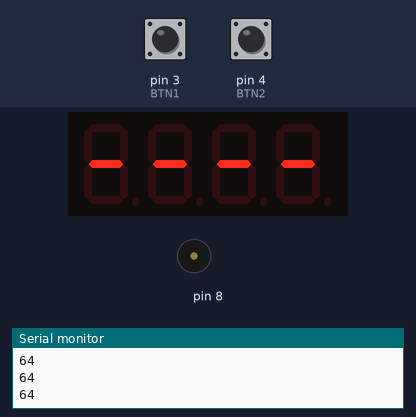
The sketch below on a simulated Arduino Uno, built with avr-gcc and run on an emulated ATmega328P. Parts: 4-digit seven-segment display, buzzer (waves = sounding), the last lines printed to the serial monitor. The inputs (shaded band) are chosen by the test bench; at power-on: pin 4 (BTN2) HIGH, pin 3 (BTN1) HIGH.

Above: at 3.0 s.
3.1 s: pin 4 (BTN2) pulled LOW for 0.15 s
At 3.6 s:
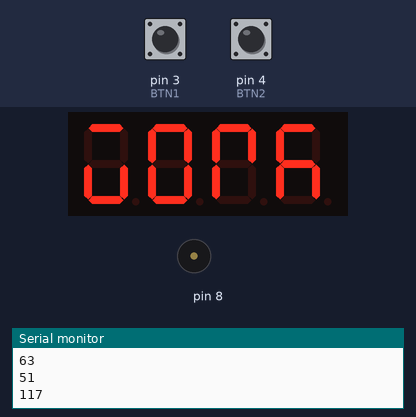
4.7 s: pin 4 (BTN2) pulled LOW for 0.15 s
At 6.0 s:
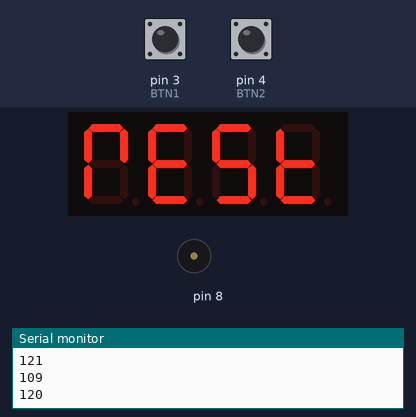
6.3 s: pin 4 (BTN2) pulled LOW for 0.15 s
At 7.3 s:
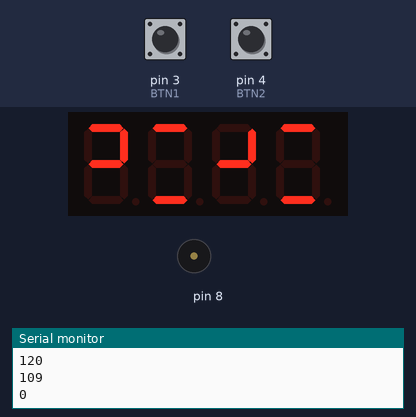
9.4 s: pin 4 (BTN2) pulled LOW for 0.15 s
At 10.9 s:
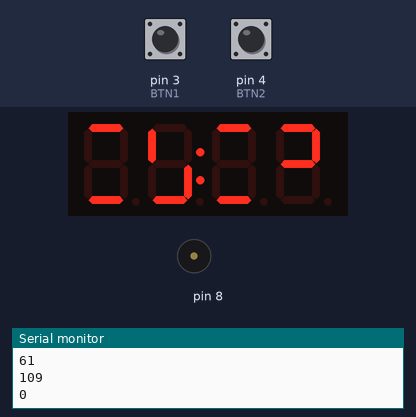
12.5 s: pin 3 (BTN1) pulled LOW for 0.15 s
At 13.5 s:
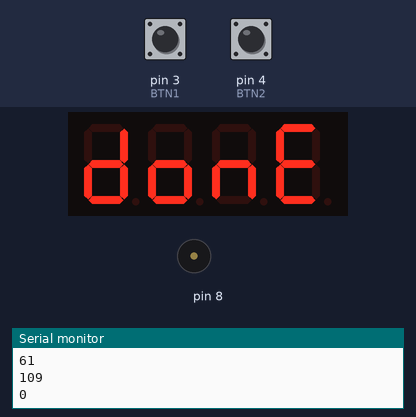
Timing chart, 0 to 15.3 s (numbered marks = the images above; inputs shaded):
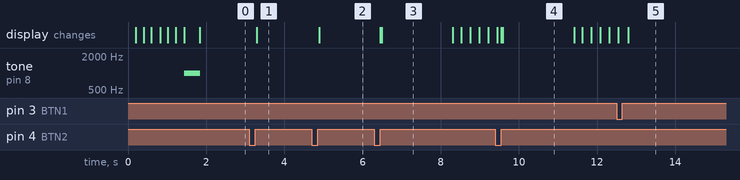

The sketch:

tiny-timer.ino
```cpp
#include "Display.h"
#include "Button.h"
#include "Buzzer.h"

// Display connection pins (Digital Pins)
#define CLK 5
#define DIO 6
// Buttons connection pins (Digital Pins)
// * buttons have to be connected to the GND.
#define BTN1 3
#define BTN2 4
// Passive buzzer (piezo speaker) connection pin (Digital Pin)
// * (optional) buzzer should be connected through a resistor (~100 Ohm).
#define BUZ 8
//
#define PERIOD1 2
#define PERIOD2 1

const uint8_t SEG_DONE[] = {
  SEG_B | SEG_C | SEG_D | SEG_E | SEG_G,          // d
  SEG_C | SEG_D | SEG_E | SEG_G,                  // O
  SEG_C | SEG_E | SEG_G,                          // n
  SEG_A | SEG_D | SEG_E | SEG_F | SEG_G           // E
};
const uint8_t SEG_DASH[] = {
  SEG_G,                                          // -
  SEG_G,                                          // -
  SEG_G,                                          // -
  SEG_G,                                          // -
};
const uint8_t SEG_READY[] = {
  SEG_A | SEG_B | SEG_E | SEG_F,                  // r
  SEG_A | SEG_D | SEG_E | SEG_F | SEG_G,          // E
  SEG_A | SEG_B | SEG_C | SEG_E | SEG_F | SEG_G,  // A
  SEG_B | SEG_C | SEG_D | SEG_E | SEG_G,          // d
  SEG_B | SEG_C | SEG_D | SEG_F | SEG_G,          // y
};

enum Mode {
  MENU,
  MENU_SETTINGS,
  TIMER,
  TIMER_SETTINGS,
  STATISTICS
};

enum MenuOptions {
  MAIN,
  WORK,
  REST,
  STATS,
  SETTINGS
};
const String menuOptions[] = {"----", "WORK", "REST", "STATS ", "SETTINGS "};
int menuOptionsAmount = 5;

Display display(CLK, DIO);
Button btn1(BTN1);
Button btn2(BTN2);
Buzzer buzzer(BUZ);

uint32_t tmr;
enum Mode mode = MENU;
enum MenuOptions menu = MAIN;
int timerMinutes = 0;

uint8_t data[] = { 0xff, 0xff, 0xff, 0xff };
uint8_t blank[] = { 0x00, 0x80, 0x00, 0x00 };

bool buzzing = false;

void timer(int32_t time) {
  bool isDots = time / 500 % 2 == 0; // or (time % 1000) < 500;
  time /= 1000;

  if (time > 60 * PERIOD1) {
    display.showTime(time, true);
  }
  else if (time <= 60 * PERIOD1 && time > 60 * PERIOD2) {
    if (isDots) display.showTime(time);
    else display.showTime(time, true);
  }
  else if (time <= 60 * PERIOD2 && time > 0) {
    if (time == 60 * PERIOD2) {
      if (!buzzing){
        buzzing = true;
        buzzer.buzzRepeated(3, 100, 150);
      }
    } else buzzing = false;
    if (isDots) display.clear();
    else display.showTime(time);
  }
  else {
    if (!buzzing){
      buzzing = true;
      buzzer.buzz(1200, 2150);
    }
    display.setSegments(SEG_DONE);
  }
}

void setup() {
  Serial.begin(9600);
  display.setBrightness(0);
  display.clear();

  // Print ready message
  display.startRunningLine(SEG_READY, 5, 200, 3, 1);
  while (true) {
    display.tick();
    if (!display.isRunning()) break;
  }
  display.clear();
  buzzer.buzz(400); // buzz once
  delay(350);

  display.showText(menuOptions[menu]);
}

void loop() {
  // Update display, buttons and buzzer
  display.tick();
  btn1.tick();
  btn2.tick();
  buzzer.tick();

  if ( mode == MENU ) {
    if (btn2.click()) {
      menu = (menu + 1 < menuOptionsAmount) ? menu + 1 : 0;
      display.showText(menuOptions[menu]);
    }
    if (btn2.hold()) menu = 0;

    switch (menu) {
      case MAIN:
        break;

      case WORK:
        if (btn1.singleClick()) {
          mode = TIMER_SETTINGS;
          timerMinutes = 0;
        }
        break;

      case REST:
        if (btn1.singleClick()) {
          mode = TIMER_SETTINGS;
          timerMinutes = 0;
        }
        break;

      case STATS:
        if (btn1.singleClick()) mode = STATISTICS;
        break;

      case SETTINGS:
        if (btn1.singleClick()) mode = MENU_SETTINGS;
        break;

      default:
        break;
    }

    if (btn1.singleClick()) menu = 0;
  }
  else if ( mode == MENU_SETTINGS ) {
    display.setSegments(SEG_DONE);
    if (btn2.singleClick()) mode = MENU;
  }
  else if ( mode == TIMER_SETTINGS ) {
    if (btn1.hold()) timerMinutes = 0;
    if (btn1.click()) ++timerMinutes;
    if (btn2.click()) {
      if (timerMinutes < 30) timerMinutes += 5;
      else timerMinutes += 10;
    }
    display.showNumberDec(timerMinutes);
    if (btn2.hold()) {
      mode = TIMER;
      tmr = millis() + 1000 + timerMinutes * 60000;
    }
  }
  else if ( mode == TIMER ) {
    timer(tmr - millis());
    if (btn2.singleClick()) mode = MENU;
  }
}
```

Button.cpp
```cpp
#include "Button.h"

Button::Button(uint8_t pin) {
  _pin = pin;
  pinMode(pin, INPUT_PULLUP);
  _tmr = millis();
}

void Button::tick() {
  bool reading = !digitalRead(_pin);
  _pressFlag = false;
  _releaseFlag = false;
  _clickFlag = false;
  _clicksFlag = false;
  _holdFlag = false;

  uint32_t now = millis();

  if (_state != reading && now - _tmr >= BTN_DEB) {
    _state = reading;
    _tmr = now;
    if (_state) {
      _pressFlag = true;
      _clicking = true;
      if (now - _clicksTmr <= BTN_CLICKS) {
        _clicksCount += 1;
      } else {
        _clicksCount = 1;
      }
      _clicksTmr = now;
    } else {
      _releaseFlag = true;
      if (!_holding) _clickFlag = true;
    }
    _holding = false;
  }

  if (!_state && _clicking && now - _clicksTmr > BTN_CLICKS) {
    _clicking = false;
    _clicksFlag = true;
  }

  if (_state && !_holding && now - _tmr >= BTN_HOLD) {
    _clicking = false;
    _holding = true;
    _holdFlag = true;
  }
}

bool Button::state() { return _state; }
bool Button::press() { return _pressFlag; }
bool Button::release() { return _releaseFlag; }
bool Button::click() { return _clickFlag; }
bool Button::clicks() { return _clicksFlag; }
int Button::clicksCount() { return _clicksCount; }
bool Button::singleClick() { return _clicksFlag && _clicksCount == 1; }
bool Button::doubleClick() { return _clicksFlag && _clicksCount == 2; }
bool Button::tripleClick() { return _clicksFlag && _clicksCount == 3; }
bool Button::hold() { return _holdFlag; }
```

Button.h
```cpp
#pragma once

#include <Arduino.h>

#define BTN_DEB 50      // debounce time in ms
#define BTN_CLICKS 300  // max time between clicks in ms
#define BTN_HOLD 500    // hold detection time in ms

//! Class to manage a button.
class Button {
  public:
    /**
     * Construct a new Button object
     *
     * @param pin Output pin connected to the button
     */
    Button(uint8_t pin);

    //! Must be called frequently in loop() to update button timing logic
    void tick();

    //! Simply, is the button currently pressed or not
    bool state();

    //! Return true every time at the moment when the button is pressed
    bool press();

    //! Return true every time at the moment when the button is released
    bool release();

    //! Return true every time at the moment when the button is clicked
    bool click();

    //! Return true once when BTN_CLICKS ms have passed since the last click
    bool clicks();

    //! Return number of clicks in a row
    int clicksCount();

    //! Return true once at the moment when the button is released and it was just a single click
    bool singleClick();

    //! Return true once at the moment when the button is released and it was a double click
    bool doubleClick();

    //! Return true once at the moment when the button is released and it was a triple click
    bool tripleClick();

    //! Return true once when the button is held for BTN_HOLD ms
    bool hold();

  private:
    uint8_t _pin;

    uint32_t _tmr;
    uint32_t _clicksTmr = 0;
    uint8_t _clicksCount = 0;

    bool _state = false;
    bool _clicking = false;
    bool _holding = false;
    bool _pressFlag = false;
    bool _releaseFlag = false;
    bool _clickFlag = false;
    bool _clicksFlag = false;
    bool _holdFlag = false;
};
```

Buzzer.cpp
```cpp
#include "Buzzer.h"

Buzzer::Buzzer(uint8_t pin, uint16_t defaultFreq) {
  _pin = pin;
  _defaultFreq = defaultFreq;
  pinMode(_pin, OUTPUT);
}

void Buzzer::setDefaultFreq(uint16_t freq) {
  _defaultFreq = freq;
}

bool Buzzer::isActive() {
  return _active;
}

void Buzzer::stop() {
  _cancel();
}

void Buzzer::_startTone(uint16_t freq, uint16_t duration) {
  tone(_pin, freq, duration);
  _buzzing = true;
}

void Buzzer::_stopTone() {
  noTone(_pin);
  _buzzing = false;
}

void Buzzer::_cancel() {
  _stopTone();
  _mode = NONE;
  _active = false;
}

void Buzzer::buzz(uint16_t duration, uint16_t freq) {
  _cancel();
  _mode = SINGLE;
  _currentFreq = freq ? freq : _defaultFreq;
  _currentDuration = duration;
  _lastChange = millis();
  _startTone(_currentFreq, duration);
  _active = true;
}

void Buzzer::buzzRepeated(uint8_t count, uint16_t duration, uint16_t pause, uint16_t freq) {
  _cancel();
  if (count == 0) return;

  _mode = REPEAT;
  _currentFreq = freq ? freq : _defaultFreq;
  _currentDuration = duration;
  _repeatPause = pause;
  _repeatCount = count;
  _repeatsDone = 0;
  _lastChange = millis();
  _startTone(_currentFreq);
  _active = true;
}

void Buzzer::buzzTemplate(const uint16_t* timingArray, uint8_t size, const uint16_t* freqArray, uint16_t freq) {
  _cancel();
  if (!timingArray || size == 0) return;

  _mode = TEMPLATE;
  _currentFreq = freq ? freq : _defaultFreq;
  _template = timingArray;
  _freqs = freqArray;
  _templateSize = size;
  _templateIndex = 0;
  _lastChange = millis();
  _startTone(_freqs ? _freqs[0] : _currentFreq);
  _active = true;
}

void Buzzer::tick() {
  if (!_active) return;

  uint32_t now = millis();

  switch (_mode) {
    case SINGLE:
      if (now - _lastChange >= _currentDuration) {
        _cancel();
      }
      break;

    case REPEAT:
      if (_buzzing && now - _lastChange >= _currentDuration) {
        _stopTone();
        _lastChange = now;
      } else if (!_buzzing && now - _lastChange >= _repeatPause) {
        _repeatsDone++;
        if (_repeatsDone >= _repeatCount) {
          _cancel();
        } else {
          _startTone(_currentFreq, _currentDuration);
          _lastChange = now;
        }
      }
      break;

    case TEMPLATE:
      if (now - _lastChange >= _template[_templateIndex]) {
        _lastChange = now;
        _templateIndex++;
        if (_templateIndex >= _templateSize) {
          _cancel();
        } else {
          if (_templateIndex % 2 == 0) {
            uint8_t toneIdx = _templateIndex / 2;
            uint16_t freq = (_freqs && toneIdx < (_templateSize + 1) / 2) ? _freqs[toneIdx] : _currentFreq;
            _startTone(freq, _template[_templateIndex]);
          } else {
            _stopTone();
          }
        }
      }
      break;

    default:
      break;
  }
}
```

Buzzer.h
```cpp
#pragma once
#include <Arduino.h>

//! Class to manage a piezo buzzer using the tone() function.
class Buzzer {
  public:
    /**
     * Construct a new Buzzer object
     *
     * @param pin Output pin connected to the buzzer
     * @param defaultFreq Default frequency used when not specified in method calls
     */
    Buzzer(uint8_t pin, uint16_t defaultFreq = 1000);

    /**
     * Must be called frequently in loop() to update buzzer timing logic
     */
    void tick();

    /**
     * Set the default frequency
     *
     * @param freq Frequency in Hz
     */
    void setDefaultFreq(uint16_t freq);

    /**
     * Returns true if the buzzer is currently active
     */
    bool isActive();

    /**
     * Stop any buzzing immediately
     */
    void stop();

    /**
     * Buzz once for a certain duration
     *
     * @param duration Duration in milliseconds
     * @param freq Optional frequency (overrides default for this buzz)
     */
    void buzz(uint16_t duration, uint16_t freq = 0);

    /**
     * Buzz repeatedly for a fixed duration and pause
     *
     * @param count Number of repetitions
     * @param duration Buzzing time per repetition
     * @param pause Time between buzzes
     * @param freq Optional frequency (overrides default for this buzzes)
     */
    void buzzRepeated(uint8_t count, uint16_t duration, uint16_t pause, uint16_t freq = 0);

    /**
     * Buzz using a timing template with optional per-element frequency
     *
     * @param timingArray Array of durations [on1, off1, on2, off2, on3, ...]
     * @param size Number of elements in the array
     * @param freqArray Optional frequency array (size must match number of "on" phases)
     * @param freq Optional frequency for any "on" phases not covered by freqArray, or if freqArray has not been specified (overrides default for this buzzes)
     */
    void buzzTemplate(const uint16_t* timingArray, uint8_t size, const uint16_t* freqArray = nullptr, uint16_t freq = 0);

  private:
    void _startTone(uint16_t freq, uint16_t duration=0);
    void _stopTone();
    void _cancel();

    uint8_t _pin;
    uint16_t _defaultFreq;

    const uint16_t* _template = nullptr;
    const uint16_t* _freqs = nullptr;
    uint8_t _templateSize = 0;
    uint8_t _templateIndex = 0;

    uint16_t _repeatPause = 0;
    uint8_t _repeatCount = 0;
    uint8_t _repeatsDone = 0;

    bool _active = false;
    bool _buzzing = false;
    uint32_t _lastChange = 0;
    uint16_t _currentDuration = 0;
    uint16_t _currentFreq = 0;

    enum Mode { NONE, SINGLE, REPEAT, TEMPLATE } _mode = NONE;
};
```

Display.cpp
```cpp
#include "Display.h"
#include "displayUtils.h"

Display::Display(uint8_t clk, uint8_t dio, uint16_t defaultStepDelay, uint16_t defaultLoopPause)
  : _display(clk, dio) { // Construct the TM1637Display with clk and dio
  _defaultStepDelay = defaultStepDelay;
  _defaultLoopPause = defaultLoopPause;
}

void Display::tick() {
  if (!_isRunning) return;

  // Handle delay between steps
  if (millis() - _lastStep < _stepDelay) return;

  // Handle loop pause delay (only before the first step)
  if (_isNewLoop && _step == 1) {
    if (millis() - _lastStep < _loopPause) return;
    else _isNewLoop = false;
  }

  _lastStep = millis();

  if (_step < _startPos) {
    // Phase 1: Scroll in from right
    uint8_t pos = _startPos - _step;
    _display.setSegments(_chars, 4 - pos, pos);
  } else if (_step - _startPos < _length - 3) {
    // Phase 2: Full scroll
    uint8_t index = _step - _startPos;
    _display.setSegments(_chars + index);
  } else {
    // Phase 3: Scroll out to left
    uint8_t index = _step - (_startPos + (_length - 3));
    const uint8_t ending[] = {
      _chars[_length - 3],
      _chars[_length - 2],
      _chars[_length - 1],
      0, 0, 0
    };
    _display.setSegments(ending + index);
  }

  _step++;
  if (_step >= _totalSteps) {
    if (_loop) {
      _step = 0;
      _isNewLoop = true;
    } else {
      _isRunning = false;
    }
  }
}

void Display::setDefaultStepDelay(uint16_t stepDelay) {
  _defaultStepDelay = stepDelay;
}

void Display::setDefaultLoopPause(uint16_t loopPause) {
  _defaultLoopPause = loopPause;
}

bool Display::isRunning() {
  return _isRunning;
}

void Display::clear() {
  _isRunning = false;
  _display.clear();
}

void Display::showText(const String& str) {
  clear();
  // Convert string to segment values
  const uint8_t chars[max(4, str.length())];
  stringToSegmentsArray(str, chars);
  for (int i = 0; i < max(4, str.length()); ++i) Serial.println(chars[i]);

  if (str.length() <= 4) _display.setSegments(chars);
  else startRunningLine(chars, str.length(), _defaultStepDelay, 0, 0, true);
}

void Display::showTime(int32_t time, bool colon) {
  clear();
  // If time is >= 1 hour, truncate seconds
  if (time >= 60*60) time /= 60;

  uint8_t leftHalf = time / 60;
  uint8_t rightHalf = time % 60;
  uint16_t output = leftHalf * 100 + rightHalf;

  if (colon) _display.showNumberDecEx(output, 0b01000000); // (bit 6 = colon)
  else _display.showNumberDec(output);
}

void Display::startRunningLine(const uint8_t* chars, uint8_t length, uint16_t stepDelay, uint8_t startPos, uint8_t endPos, bool loop, uint16_t loopPause) {
  clear();
  if (!chars || length < 4 || startPos > 3 || endPos > 3) return;

  _chars = chars;
  _length = length;
  _stepDelay = stepDelay ? stepDelay : _defaultStepDelay;
  _loopPause = loopPause ? loopPause : _defaultLoopPause;
  _startPos = startPos;
  _endPos = endPos;
  _loop = loop;

  _step = 0;
  _totalSteps = _startPos + _length - _endPos; // = _startPos + (_length - 3) + (3 - _endPos)
  _lastStep = 0;
  _isRunning = true;
  _isNewLoop = loop;
}

void Display::setBrightness(uint8_t brightness, bool on) {
  _display.setBrightness(brightness, on);
}

void Display::setSegments(const uint8_t segments[], uint8_t length, uint8_t pos) {
  _display.setSegments(segments, length, pos);
}

void Display::showNumberDec(int num, bool leadingZero, uint8_t length, uint8_t pos) {
  _display.showNumberDec(num, leadingZero, length, pos);
}
```

displayUtils.cpp
```cpp
#include "displayUtils.h"

const uint8_t ASCIIto7Seg[78] = {
  /*  -     .     /     0     1     2     3     4     5     6     7     8     9     :     ;     <     */
      0x40, 0x00, 0x52, 0x3F, 0x06, 0x5B, 0x4F, 0x66, 0x6D, 0x7D, 0x07, 0x7F, 0x6F, 0x00, 0x00, 0x00,
  /*  =     >     ?     @     A     B     C     D     E     F     G     H     I     J     K     L     */
      0x00, 0x00, 0x53, 0x00, 0x77, 0x7F, 0x39, 0x5E, 0x79, 0x71, 0x3D, 0x76, 0x30, 0x1E, 0x75, 0x38,
  /*  M     N     O     P     Q     R     S     T     U     V     W     X     Y     Z     [     \     */
      0x55, 0x37, 0x3F, 0x73, 0x67, 0x33, 0x6D, 0x78, 0x3E, 0x1C, 0x1D, 0x76, 0x6E, 0x5B, 0x39, 0x64,
  /*  ]     ^     _     `     a     b     c     d     e     f     g     h     i     j     k     l     */
      0x0F, 0x01, 0x08, 0x00, 0x5F, 0x7C, 0x58, 0x5E, 0x7B, 0x71, 0x6F, 0x74, 0x10, 0x0D, 0x75, 0x38,
  /*  m     n     o     p     q     r     s     t     u     v     w     x     y     z                 */
      0x55, 0x54, 0x5C, 0x73, 0x67, 0x50, 0x6D, 0x78, 0x1C, 0x1C, 0x1D, 0x14, 0x6E, 0x5B
};

uint8_t encodeChar(uint8_t chr) {
  if (chr < (uint8_t)'-' || chr > (uint8_t)'z')
    return 0x00;
  return ASCIIto7Seg[chr - '-'];
}

void stringToSegmentsArray(const String& str, uint8_t* buffer) {
  for (int i = 0; i < str.length(); ++i) {
    buffer[i] = encodeChar(str[i]);
  }
  for (int i = str.length(); i < 4; ++i) {
    buffer[i] = 0;
  }
}
```

displayUtils.h
```cpp
#pragma once

#include <Arduino.h>

//! Constant lookup table
extern const uint8_t ASCIIto7Seg[78];

/**
 * Encode ASCII char to 7-segment code. Invalid characters are mapped to 0x00.
 *
 * @param chr Character to encode
 * @return Segment byte
 */
uint8_t encodeChar(uint8_t chr);

/**
 * Converts a string to a segment array using ASCIIto7Seg.
 *
 * @param str Input string
 * @param chars Output array of segment values (must be pre-allocated)
 */
void stringToSegmentsArray(const String& str, uint8_t* chars);
```

Source omitted: Display.h (3041 bytes)

Measured:
- after the input at 3.1 s, the display: changes after 0.19 s (image 1)
- after the input at 4.7 s, the display: changes after 0.19 s (image 2)
- after the input at 6.3 s, the display: first changes after 0.15 s (image 3 shows a later state)
- after the input at 9.4 s, the display: first differs from a run without the input after 0.15 s (image 4 shows a later state)
- after the input at 12.5 s, the display: first differs from a run without the input after 0.30 s (image 5)
- what the display in image 3 shows lasts 1.8 s, from 6.5 s to 8.3 s
